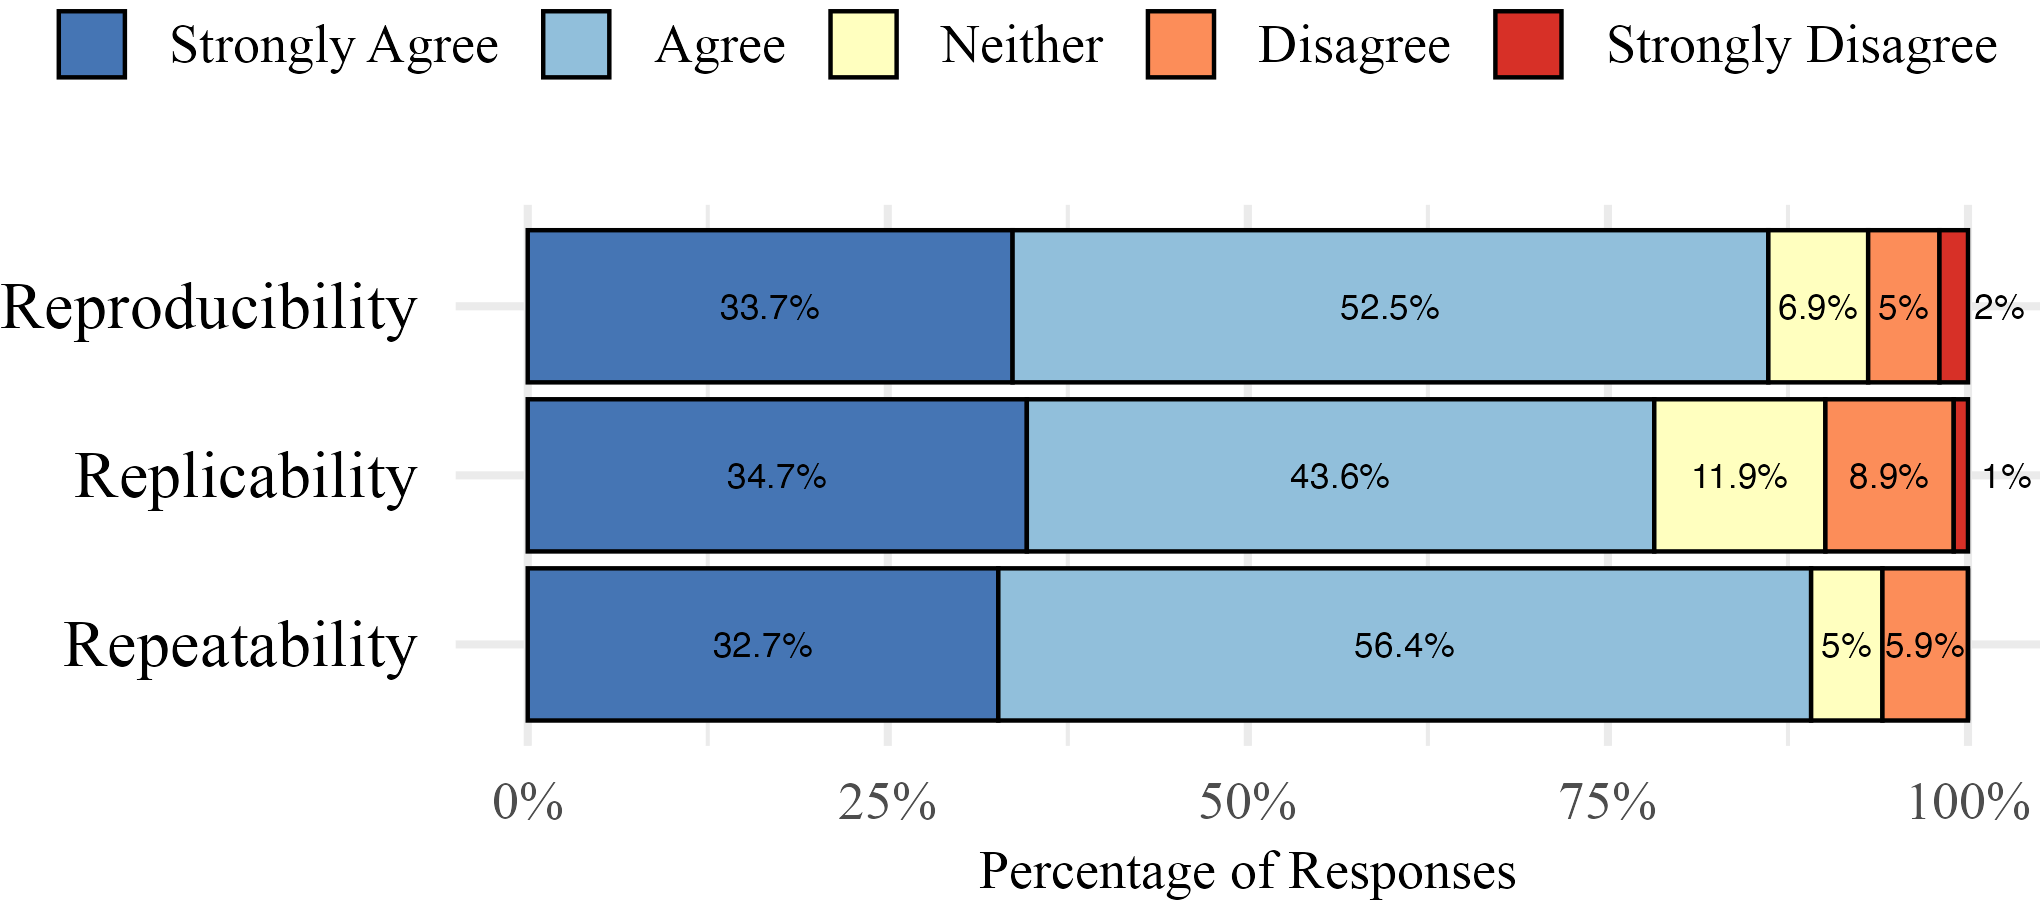

Recreate this plot in R.
# Install if necessary
# install.packages("ggplot2")
# install.packages("tidyverse")

this_file <- dirname(rstudioapi::getSourceEditorContext()$path)
setwd(this_file)

library(ggplot2)
library(tidyverse)

# Data
data <- tribble(
  ~Definition,       ~Response,               ~Count,
  "Repeatability",   "Strongly Agree",        33,
  "Repeatability",   "Agree",                 57,
  "Repeatability",   "Neither",               5,
  "Repeatability",   "Disagree",              6,
  "Repeatability",   "Strongly Disagree",     0,
  
  "Reproducibility", "Strongly Agree",        34,
  "Reproducibility", "Agree",                 53,
  "Reproducibility", "Neither",               7,
  "Reproducibility", "Disagree",              5,
  "Reproducibility", "Strongly Disagree",     2,
  
  "Replicability",   "Strongly Agree",        35,
  "Replicability",   "Agree",                 44,
  "Replicability",   "Neither",               12,
  "Replicability",   "Disagree",              9,
  "Replicability",   "Strongly Disagree",     1
)

# Categories
data$Response <- factor(data$Response, levels = c(
  "Strongly Disagree", "Disagree", "Neither", "Agree", "Strongly Agree"
  #"Strongly Agree", "Agree", "Neither", "Disagree", "Strongly Disagree"
))

# Percentages
data <- data %>%
  group_by(Definition) %>%
  mutate(Percent = Count / sum(Count) * 100)

# Gráfico com barras horizontais empilhadas e normalizadas (100%)
p <- ggplot(data, aes(x = Definition, y = Count, fill = Response)) +
  geom_bar(stat = "identity", position = "fill", color = "black") +
  geom_text(aes(
    label = ifelse(Count > 0, paste0(round(Percent, 1), "%"), ""),
    hjust = ifelse(Response == "Strongly Disagree", -0.4, 0.5)
  ),
  position = position_fill(vjust = 0.5), size = 3) +
  scale_y_continuous(labels = scales::percent) +
  scale_fill_manual(
    values = c(
      "Strongly Disagree" = "#d73027",
      "Disagree" = "#fc8d59",
      "Neither" = "#ffffbf",
      "Agree" = "#91bfdb",
      "Strongly Agree" = "#4575b4"
    )
  ) +
  labs(
    x = NULL,
    y = "Percentage of Responses",
    fill = ""
  ) +
  coord_flip() +
  theme_minimal(base_size = 20, base_family = "Times New Roman") +
  theme(
  legend.position = "top",
  legend.direction = "horizontal",
  legend.justification = "right",
  legend.title = element_text(size = 12),
  legend.text = element_text(size = 13),
  axis.text.x = element_text(size = 13),
  axis.text.y = element_text(color = "black"),
  axis.title.x = element_text(size = 13),
  plot.margin = margin(t = -8, r = 0, b = 0, l = 0)
) +
  guides(fill = guide_legend(reverse = TRUE)) 

ggsave("Fig2.png", plot = p, width = 6.8, height = 3)
getwd()
